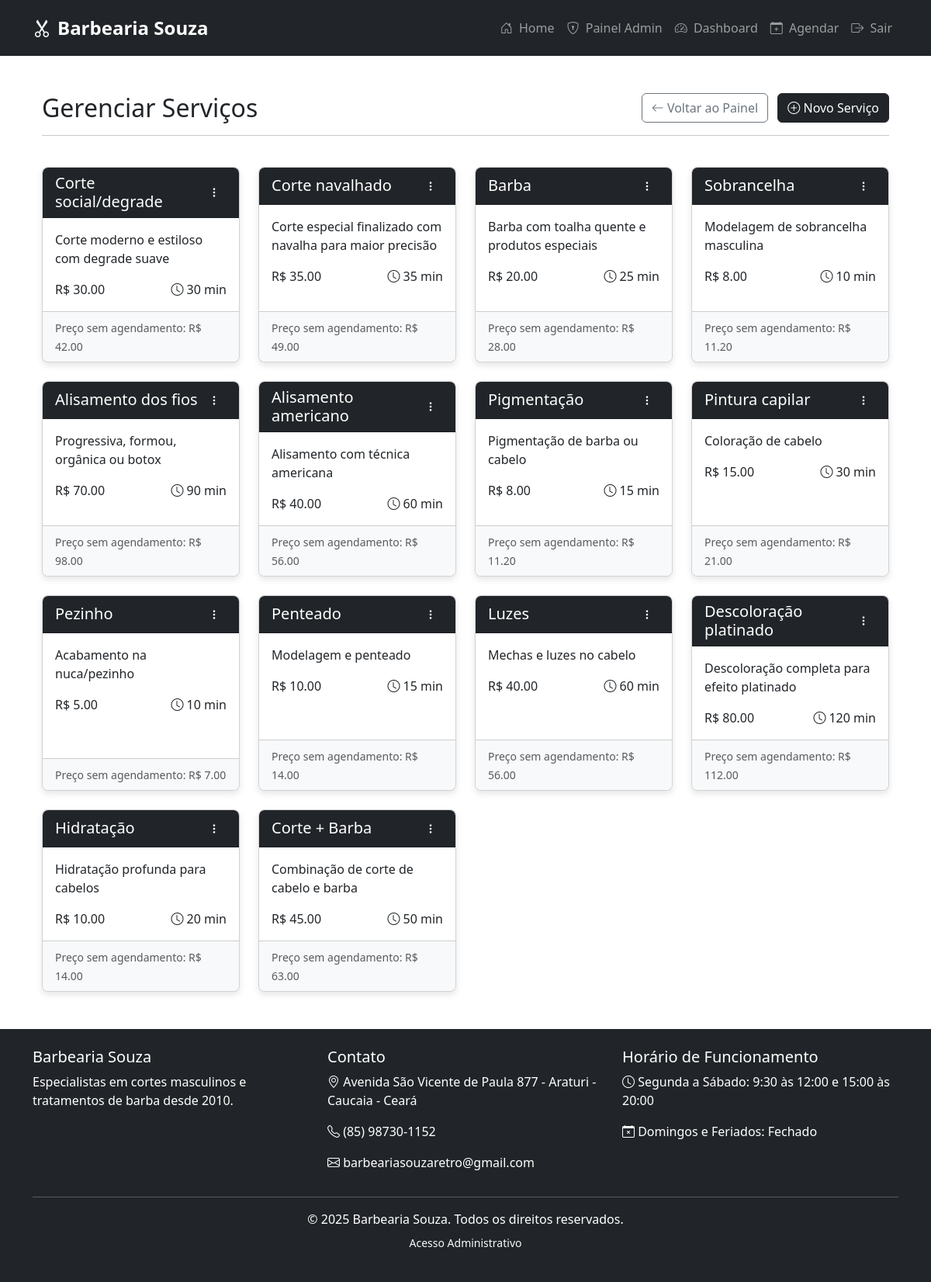
The app's page /admin/servicos (signed in) with its own data.
### app.py (models this page shows)
class Servico(db.Model):
    __tablename__ = 'servicos'
    id = db.Column(db.Integer, primary_key=True)
    nome = db.Column(db.String(100), nullable=False)
    descricao = db.Column(db.Text)
    preco = db.Column(db.Float, nullable=False)
    preco_sem_agendamento = db.Column(db.Float)  # Preço sem agendamento (40% a mais)
    duracao = db.Column(db.Integer, nullable=False)  # em minutos
    agendamentos_diretos = db.relationship('Agendamento', backref='servico_principal', foreign_keys='Agendamento.servico_id', lazy=True)
    agendamentos = db.relationship('Agendamento', secondary='agendamento_servico', backref='servicos_adicionais')

### app.py (the view)
@app.route('/admin/servicos')
@login_required
def admin_servicos():
    if not is_admin(current_user):
        flash('Acesso restrito. Você não é um administrador.', 'danger')
        return redirect(url_for('index'))
    servicos = Servico.query.all()
    return render_template('admin_servicos.html', servicos=servicos)

### app.py (called while the page is built)
@login_manager.user_loader
def load_user(user_id):
    return db.session.get(Usuario, int(user_id))

@app.context_processor
def inject_now():
    return {'now': datetime.now()}

@app.context_processor
def inject_admin_check():
    return {'is_admin': is_admin}

@app.context_processor
def inject_csrf_token():
    return {'csrf_token': generate_csrf()}

def is_admin(user):
    return user.email in ['admin@barbearia.com', 'barbeariasouzaretro@gmail.com']

### templates/admin_servicos.html (shortened to what this page needs)
{% extends 'base.html' %}
{% block content %}
<div class="container-fluid py-4">
    <div class="row mb-4">
        <div class="col-12">
            <div class="d-flex justify-content-between align-items-center">
                <h2 class="mb-0">Gerenciar Serviços</h2>
                <div>
                    <a href="{{ url_for('admin_dashboard') }}" class="btn btn-outline-secondary me-2">
                        <i class="bi bi-arrow-left"></i> Voltar ao Painel
                    </a>
                    <button type="button" class="btn btn-dark" data-bs-toggle="modal" data-bs-target="#addServiceModal">
                        <i class="bi bi-plus-circle"></i> Novo Serviço
                    </button>
                </div>
            </div>
            <hr>
        </div>
    </div>
    <div class="row">
        {% for servico in servicos %}
        <div class="col-xl-3 col-lg-4 col-md-6 mb-4">
            <div class="card service-card h-100">
                <div class="card-header bg-dark text-white d-flex justify-content-between align-items-center">
                    <h5 class="mb-0">{{ servico.nome }}</h5>
                    <div class="dropdown">
                        <button class="btn btn-sm btn-dark" type="button" data-bs-toggle="dropdown">
                            <i class="bi bi-three-dots-vertical"></i>
                        </button>
                    </div>
                </div>
                <div class="card-body">
                    <p class="card-text">{{ servico.descricao or 'Sem descrição' }}</p>
                    <div class="d-flex justify-content-between">
                        <span class="price-tag">R$ {{ "%.2f"|format(servico.preco) }}</span>
                        <span class="duration-tag"><i class="bi bi-clock me-1"></i>{{ servico.duracao }} min</span>
                    </div>
                </div>
                <div class="card-footer bg-light">
                    <small class="text-muted">Preço sem agendamento:
                        {% if servico.preco_sem_agendamento %}
                            R$ {{ "%.2f"|format(servico.preco_sem_agendamento) }}
                        {% else %}
                            Não definido
                        {% endif %}
                    </small>
                </div>
            </div>
        </div>
        {% endfor %}
    </div>
</div>
{% endblock %}

### templates/base.html (style rules this page uses)
:root { --primary-color: #2c3e50; --secondary-color: #34495e; --accent-color: #e74c3c; }
body { font-family: 'Segoe UI', Tahoma, Geneva, Verdana, sans-serif; min-height: 100vh; display: flex; flex-direction: column; position: relative; }
.card { box-shadow: 0 4px 8px rgba(0,0,0,0.1); transition: transform 0.3s, box-shadow 0.3s; border-radius: 8px; overflow: hidden; }

### records on screen
Servico: nome "Corte social/degrade", descricao "Corte moderno e estiloso com degrade suave", preco "30.00", duracao "30", preco_sem_agendamento "42.00"
Servico: nome "Corte navalhado", descricao "Corte especial finalizado com navalha para maior precisão", preco "35.00", duracao "35", preco_sem_agendamento "49.00"
Servico: nome "Barba", descricao "Barba com toalha quente e produtos especiais", preco "20.00", duracao "25", preco_sem_agendamento "28.00"
Servico: nome "Sobrancelha", descricao "Modelagem de sobrancelha masculina", preco "8.00", duracao "10", preco_sem_agendamento "11.20"
Servico: nome "Alisamento dos fios", descricao "Progressiva, formou, orgânica ou botox", preco "70.00", duracao "90", preco_sem_agendamento "98.00"
Servico: nome "Alisamento americano", descricao "Alisamento com técnica americana", preco "40.00", duracao "60", preco_sem_agendamento "56.00"
Servico: nome "Pigmentação", descricao "Pigmentação de barba ou cabelo", preco "8.00", duracao "15", preco_sem_agendamento "11.20"
Servico: nome "Pintura capilar", descricao "Coloração de cabelo", preco "15.00", duracao "30", preco_sem_agendamento "21.00"
Servico: nome "Pezinho", descricao "Acabamento na nuca/pezinho", preco "5.00", duracao "10", preco_sem_agendamento "7.00"
Servico: nome "Penteado", descricao "Modelagem e penteado", preco "10.00", duracao "15", preco_sem_agendamento "14.00"
Servico: nome "Luzes", descricao "Mechas e luzes no cabelo", preco "40.00", duracao "60", preco_sem_agendamento "56.00"
Servico: nome "Descoloração platinado", descricao "Descoloração completa para efeito platinado", preco "80.00", duracao "120", preco_sem_agendamento "112.00"
Servico: nome "Hidratação", descricao "Hidratação profunda para cabelos", preco "10.00", duracao "20", preco_sem_agendamento "14.00"
Servico: nome "Corte + Barba", descricao "Combinação de corte de cabelo e barba", preco "45.00", duracao "50", preco_sem_agendamento "63.00"
